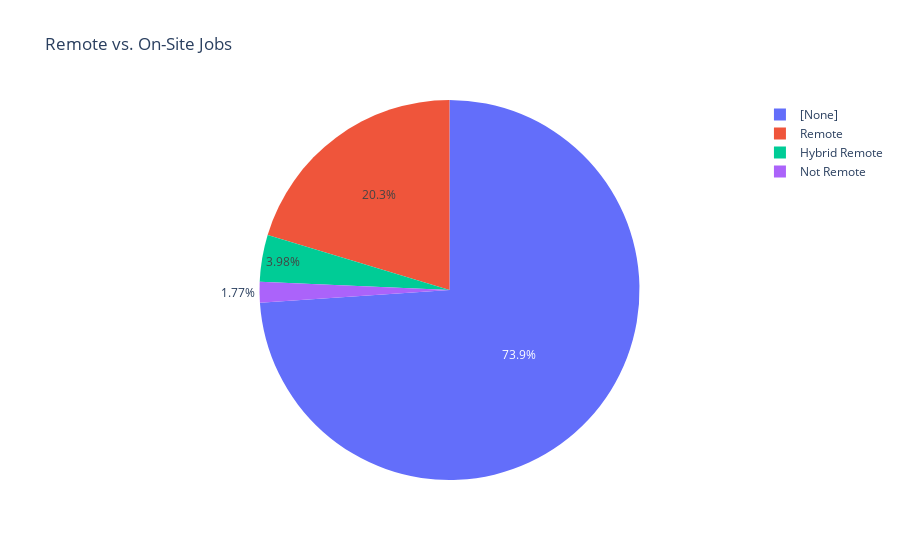

The notebook cell this image was saved under:
### Markdown cell above
# **Monthly Trend of Data-Related Job Postings by Role**

In the above Stacked Area Chart, we focused on understanding the monthly trends for various data-related job roles. To do this, we filtered the dataset to include only job titles containing keywords like "Data Analysts," "Business Intelligence Analysts," and "Data Engineers," among others. After filtering, we converted the posting dates into a proper datetime format and created a new column to track monthly trends. We then grouped the data by month and job title to visualize how the demand for these roles evolved over time.

The stacked area chart we generated illustrates that the demand for data-related roles has shown a consistent upward trend, especially after mid-June 2024. One of the most noticeable patterns is the significant share held by roles such as **Big Data Analysts and Business Intelligence Analysts**, which suggests that organizations are increasingly seeking professionals who can handle large-scale data analysis and provide actionable insights.

Interestingly, we observed that the demand for **Data Analysts and Data Analytics Engineers** also increased steadily, indicating a growing need for professionals who can not only interpret data but also manage the infrastructure required for analysis. This aligns with the broader industry trend of integrating advanced analytics into decision-making processes.

We also found that more specialized roles like **Clinical Data Analysts and Customer Data Analysts** are gaining traction, although they represent a smaller share of the total postings. This could imply that industries such as healthcare and customer analytics are gradually expanding their analytics teams.

### Code cell
fig = px.pie(df_roles, names="REMOTE_TYPE_NAME", title="Remote vs. On-Site Jobs")
fig.show()

### Figure 1 — Plotly figure (JSON) as saved in the notebook; plotly's stock layout.template omitted (floating-point values rounded to 4 significant figures; data arrays with more than 128 entries replaced by an {"elided": "..."} marker saying what was removed)
{"data": [{"domain": {"x": [0, 1], "y": [0, 1]}, "hovertemplate": "REMOTE_TYPE_NAME=%{label}<extra></extra>", "labels": {"elided": "10688 str values"}, "legendgroup": "", "name": "", "showlegend": true, "type": "pie"}], "layout": {"legend": {"tracegroupgap": 0}, "title": {"text": "Remote vs. On-Site Jobs"}}}
